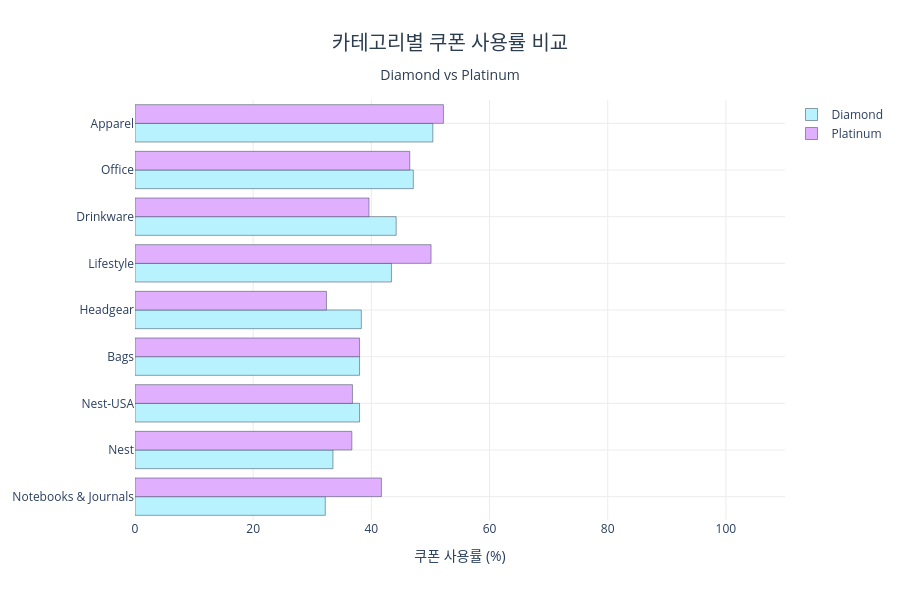

This figure's notebook cell:
### Code cell
diamond_c = (
    cat_coupon[cat_coupon['등급'] == 'Diamond'][['제품카테고리', '쿠폰_사용률(%)']]
    .rename(columns={'쿠폰_사용률(%)': 'Diamond'})
)
platinum_c = (
    cat_coupon[cat_coupon['등급'] == 'Platinum'][['제품카테고리', '쿠폰_사용률(%)']]
    .rename(columns={'쿠폰_사용률(%)': 'Platinum'})
)
cat_coupon_compare = (
    diamond_c.merge(platinum_c, on='제품카테고리')
    .sort_values('Diamond', ascending=True)
)

fig = go.Figure()
fig.add_trace(go.Bar(
    y=cat_coupon_compare['제품카테고리'],
    x=cat_coupon_compare['Diamond'],
    name='Diamond',
    orientation='h',
    marker=dict(color='#B9F2FF', line=dict(color='#2c3e50', width=0.5))
))
fig.add_trace(go.Bar(
    y=cat_coupon_compare['제품카테고리'],
    x=cat_coupon_compare['Platinum'],
    name='Platinum',
    orientation='h',
    marker=dict(color='#E0B0FF', line=dict(color='#2c3e50', width=0.5))
))

fig.update_layout(
    title=dict(
        text='카테고리별 쿠폰 사용률 비교<br><sub>Diamond vs Platinum</sub>',
        font=dict(size=20, color='#2c3e50'), x=0.5, xanchor='center'
    ),
    xaxis=dict(title='쿠폰 사용률 (%)', gridcolor='#ececec', range=[0, 110]),
    yaxis=dict(gridcolor='#ececec'),
    barmode='group',
    legend=dict(orientation='v', x=1.01, y=1),
    plot_bgcolor='white',
    height=600
)
fig.show()

### Figure 1 — Plotly figure (JSON) as saved in the notebook; plotly's stock layout.template omitted (floating-point values rounded to 4 significant figures)
{"data": [{"marker": {"color": "#B9F2FF", "line": {"color": "#2c3e50", "width": 0.5}}, "name": "Diamond", "orientation": "h", "type": "bar", "x": [32.2, 33.5, 38.0, 38.0, 38.3, 43.4, 44.2, 47.1, 50.4], "y": ["Notebooks & Journals", "Nest", "Nest-USA", "Bags", "Headgear", "Lifestyle", "Drinkware", "Office", "Apparel"]}, {"marker": {"color": "#E0B0FF", "line": {"color": "#2c3e50", "width": 0.5}}, "name": "Platinum", "orientation": "h", "type": "bar", "x": [41.7, 36.7, 36.8, 38.0, 32.4, 50.1, 39.6, 46.5, 52.2], "y": ["Notebooks & Journals", "Nest", "Nest-USA", "Bags", "Headgear", "Lifestyle", "Drinkware", "Office", "Apparel"]}], "layout": {"barmode": "group", "height": 600, "legend": {"orientation": "v", "x": 1.01, "y": 1}, "plot_bgcolor": "white", "title": {"font": {"color": "#2c3e50", "size": 20}, "text": "카테고리별 쿠폰 사용률 비교<br><sub>Diamond vs Platinum</sub>", "x": 0.5, "xanchor": "center"}, "xaxis": {"gridcolor": "#ececec", "range": [0, 110], "title": {"text": "쿠폰 사용률 (%)"}}, "yaxis": {"gridcolor": "#ececec"}}}
